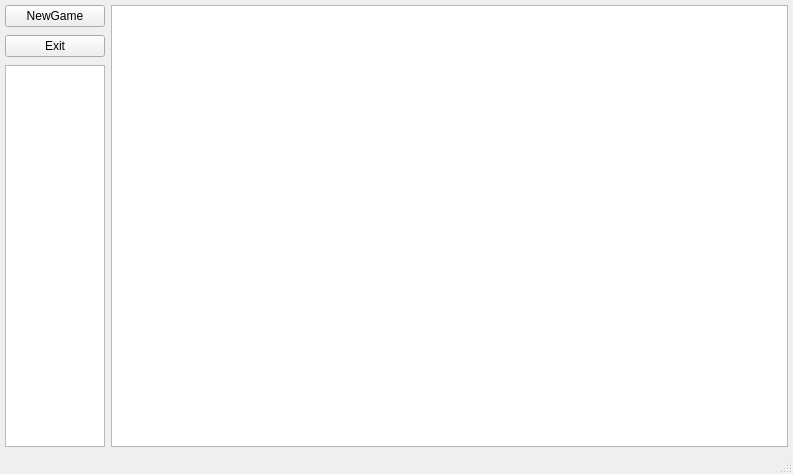
<?xml version="1.0" encoding="UTF-8"?>
<ui version="4.0">
 <class>MainWindow</class>
 <widget class="QMainWindow" name="MainWindow">
  <property name="geometry">
   <rect>
    <x>0</x>
    <y>0</y>
    <width>793</width>
    <height>474</height>
   </rect>
  </property>
  <property name="sizePolicy">
   <sizepolicy hsizetype="Expanding" vsizetype="Expanding">
    <horstretch>0</horstretch>
    <verstretch>0</verstretch>
   </sizepolicy>
  </property>
  <property name="mouseTracking">
   <bool>false</bool>
  </property>
  <property name="windowTitle">
   <string>MainWindow</string>
  </property>
  <widget class="QWidget" name="centralwidget">
   <property name="sizePolicy">
    <sizepolicy hsizetype="Expanding" vsizetype="Expanding">
     <horstretch>0</horstretch>
     <verstretch>0</verstretch>
    </sizepolicy>
   </property>
   <layout class="QHBoxLayout" name="horizontalLayout">
    <property name="sizeConstraint">
     <enum>QLayout::SetNoConstraint</enum>
    </property>
    <property name="margin">
     <number>5</number>
    </property>
    <item>
     <layout class="QVBoxLayout" name="verticalLayout">
      <property name="spacing">
       <number>8</number>
      </property>
      <property name="sizeConstraint">
       <enum>QLayout::SetNoConstraint</enum>
      </property>
      <item>
       <widget class="QPushButton" name="NewGameButton">
        <property name="sizePolicy">
         <sizepolicy hsizetype="Minimum" vsizetype="Fixed">
          <horstretch>0</horstretch>
          <verstretch>0</verstretch>
         </sizepolicy>
        </property>
        <property name="minimumSize">
         <size>
          <width>100</width>
          <height>0</height>
         </size>
        </property>
        <property name="text">
         <string>NewGame</string>
        </property>
       </widget>
      </item>
      <item>
       <widget class="QPushButton" name="ExitButton">
        <property name="sizePolicy">
         <sizepolicy hsizetype="Minimum" vsizetype="Fixed">
          <horstretch>0</horstretch>
          <verstretch>0</verstretch>
         </sizepolicy>
        </property>
        <property name="minimumSize">
         <size>
          <width>100</width>
          <height>0</height>
         </size>
        </property>
        <property name="text">
         <string>Exit</string>
        </property>
       </widget>
      </item>
      <item>
       <widget class="QTextBrowser" name="debug">
        <property name="sizePolicy">
         <sizepolicy hsizetype="Fixed" vsizetype="MinimumExpanding">
          <horstretch>0</horstretch>
          <verstretch>0</verstretch>
         </sizepolicy>
        </property>
        <property name="minimumSize">
         <size>
          <width>100</width>
          <height>200</height>
         </size>
        </property>
        <property name="maximumSize">
         <size>
          <width>100</width>
          <height>16777215</height>
         </size>
        </property>
        <property name="font">
         <font>
          <pointsize>8</pointsize>
         </font>
        </property>
        <property name="html">
         <string>&lt;!DOCTYPE HTML PUBLIC &quot;-//W3C//DTD HTML 4.0//EN&quot; &quot;http://www.w3.org/TR/REC-html40/strict.dtd&quot;&gt;
&lt;html&gt;&lt;head&gt;&lt;meta name=&quot;qrichtext&quot; content=&quot;1&quot; /&gt;&lt;style type=&quot;text/css&quot;&gt;
p, li { white-space: pre-wrap; }
&lt;/style&gt;&lt;/head&gt;&lt;body style=&quot; font-family:'MS Shell Dlg 2'; font-size:8pt; font-weight:400; font-style:normal;&quot;&gt;
&lt;p style=&quot;-qt-paragraph-type:empty; margin-top:0px; margin-bottom:0px; margin-left:0px; margin-right:0px; -qt-block-indent:0; text-indent:0px;&quot;&gt;&lt;/p&gt;&lt;/body&gt;&lt;/html&gt;</string>
        </property>
       </widget>
      </item>
     </layout>
    </item>
    <item>
     <widget class="CustomView" name="view">
      <property name="sizePolicy">
       <sizepolicy hsizetype="MinimumExpanding" vsizetype="MinimumExpanding">
        <horstretch>150</horstretch>
        <verstretch>0</verstretch>
       </sizepolicy>
      </property>
      <property name="minimumSize">
       <size>
        <width>675</width>
        <height>400</height>
       </size>
      </property>
      <property name="sizeIncrement">
       <size>
        <width>0</width>
        <height>0</height>
       </size>
      </property>
      <property name="font">
       <font>
        <stylestrategy>PreferDefault</stylestrategy>
        <kerning>false</kerning>
       </font>
      </property>
      <property name="cursor" stdset="0">
       <cursorShape>CrossCursor</cursorShape>
      </property>
      <property name="mouseTracking">
       <bool>true</bool>
      </property>
      <property name="focusPolicy">
       <enum>Qt::NoFocus</enum>
      </property>
      <property name="contextMenuPolicy">
       <enum>Qt::NoContextMenu</enum>
      </property>
      <property name="acceptDrops">
       <bool>false</bool>
      </property>
      <property name="autoFillBackground">
       <bool>true</bool>
      </property>
      <property name="verticalScrollBarPolicy">
       <enum>Qt::ScrollBarAlwaysOff</enum>
      </property>
      <property name="horizontalScrollBarPolicy">
       <enum>Qt::ScrollBarAlwaysOff</enum>
      </property>
      <property name="backgroundBrush">
       <brush brushstyle="NoBrush">
        <color alpha="255">
         <red>0</red>
         <green>0</green>
         <blue>0</blue>
        </color>
       </brush>
      </property>
      <property name="alignment">
       <set>Qt::AlignCenter</set>
      </property>
      <property name="renderHints">
       <set>QPainter::Antialiasing|QPainter::SmoothPixmapTransform|QPainter::TextAntialiasing</set>
      </property>
      <property name="cacheMode">
       <set>QGraphicsView::CacheBackground</set>
      </property>
      <property name="transformationAnchor">
       <enum>QGraphicsView::AnchorViewCenter</enum>
      </property>
      <property name="resizeAnchor">
       <enum>QGraphicsView::AnchorViewCenter</enum>
      </property>
      <property name="viewportUpdateMode">
       <enum>QGraphicsView::NoViewportUpdate</enum>
      </property>
     </widget>
    </item>
   </layout>
  </widget>
  <widget class="QMenuBar" name="menubar">
   <property name="geometry">
    <rect>
     <x>0</x>
     <y>0</y>
     <width>793</width>
     <height>20</height>
    </rect>
   </property>
  </widget>
  <widget class="QStatusBar" name="statusbar"/>
 </widget>
 <customwidgets>
  <customwidget>
   <class>CustomView</class>
   <extends>QGraphicsView</extends>
   <header>customview.h</header>
  </customwidget>
 </customwidgets>
 <resources/>
 <connections/>
</ui>
